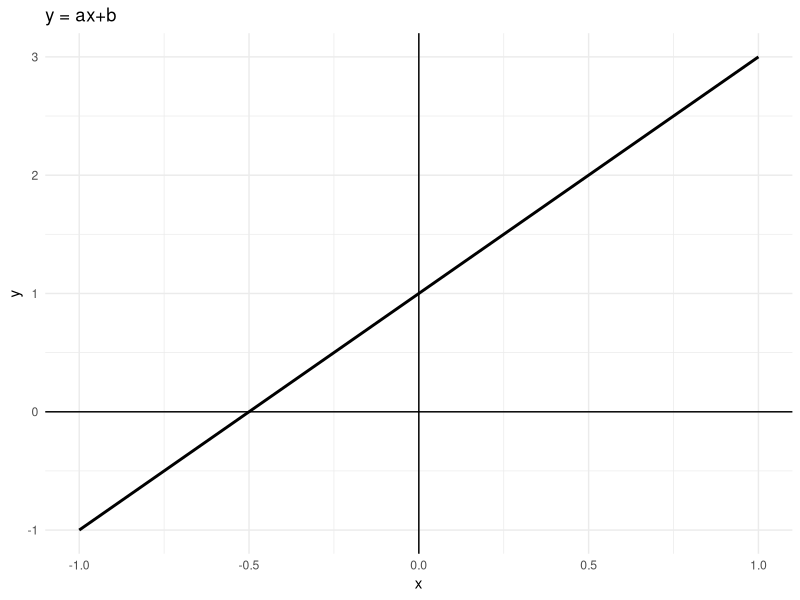
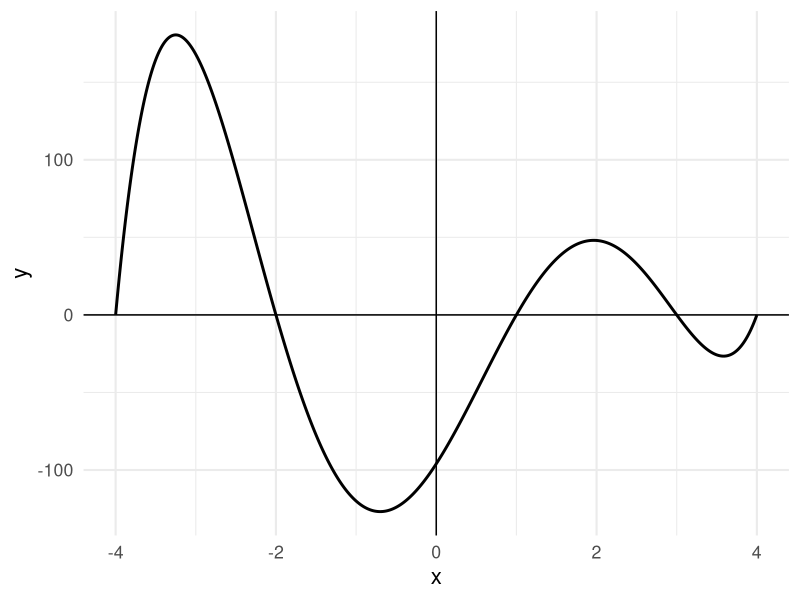

Generate these figures, in order, with R: (Note: this script raises an error after producing the figures.)
## ---- chunk 1
library(tidyverse)
theme_set(theme_minimal(base_size = 16))
knitr::opts_chunk$set(comment=NA, fig.width=7, fig.height=5, 
                      fig.align = 'center', out.width = 600,
                      message=FALSE, warning=FALSE, echo=FALSE)
## ---- chunk 2

a <- 2
b <- 1

x <- seq(-1,1,0.01)
y <- a*x + b

p <- ggplot(data = tibble(x,y)) +
  geom_line(aes(x=x,y=y),size=1) +
  theme_minimal() +
  geom_hline(yintercept = 0) +
  geom_vline(xintercept = 0) +
  ggtitle('y = ax+b')

p
## ---- chunk 3

arbitrary_polynomial <- function(x){
  return((x-1)*(x+2)*(x-3)*(x+4)*(x-4))
 # return(x^5 + 3*x^4 - 2*x^3 + 5*x^2 - 6*x + 2)
}

#TODO: Set the interval really small when you're ready to publish
x <- seq(-4,4,0.005)
y <- arbitrary_polynomial(x)

p <- ggplot(data = tibble(x,y)) +
  geom_line(aes(x=x,y=y),size=1) +
  xlab('x') + ylab('y')
  

p + 
  geom_hline(yintercept = 0) +
  geom_vline(xintercept = 0)
## ---- chunk 4
knitr::include_graphics('img/leibniz.jpg')
## ---- chunk 5
p +
  geom_hline(yintercept = 0) +
  geom_vline(xintercept = 0)

## ---- chunk 6

# Add first rectangle
p + 
  geom_hline(yintercept = 0) +
  geom_vline(xintercept = 0) +
  geom_rect(aes(xmin=1.2, xmax=1.75, ymin=25, ymax=50), fill = NA, 
            color="black", alpha=0.5) 

## ---- chunk 7

# Zoom into first rectangle
p + scale_x_continuous(limits = c(1.2, 1.75)) +
  scale_y_continuous(limits = c(25, 50)) +
  geom_rect(aes(xmin=1.2, xmax=1.75, ymin=25, ymax=50), fill = NA, 
            color="black", alpha=0.5) 

## ---- chunk 8

# Add second rectangle
p + scale_x_continuous(limits = c(1.2, 1.75)) +
  scale_y_continuous(limits = c(25, 50)) +
  geom_rect(aes(xmin=1.425, xmax=1.525, ymin=32.5, ymax=37.5), fill = NA, 
            color="black", alpha=0.5) 

## ---- chunk 9

# Zoom into second rectangle
p + scale_x_continuous(limits = c(1.425, 1.525)) +
  scale_y_continuous(limits = c(32.5, 37.5)) +
  geom_rect(aes(xmin=1.425, xmax=1.525, ymin=32.5, ymax=37.5), fill = NA, 
            color="black", alpha=0.5) 

## ---- chunk 10

# Add third rectangle
p + scale_x_continuous(limits = c(1.425, 1.525)) +
  scale_y_continuous(limits = c(32.5, 37.5)) +
  geom_rect(aes(xmin=1.4775, xmax=1.4875, ymin=35, ymax=35.5), fill = NA, 
            color="black", alpha=0.5) 

## ---- chunk 11

# Zoom to third rectangle
p + scale_x_continuous(limits = c(1.4775, 1.4875)) +
  scale_y_continuous(limits = c(35, 35.5)) +
  geom_rect(aes(xmin=1.4775, xmax=1.4875, ymin=35, ymax=35.5), fill = NA, 
            color="black", alpha=0.5) 

## ---- chunk 12

f <- function(x){
  3*x^2 + 2*x + 3
}

f_prime <- function(x){
  6*x + 2
}

x <- seq(-2,2, 0.001)

data <- tibble(x = x,
               y1 = f(x),
               y2 = f_prime(x))

ggplot(data) +
  geom_line(aes(x=x,y=y1), color = 'black', size = 1) +
  geom_line(aes(x=x,y=y2), color = 'red', size = 1) +
  xlab('x') + ylab('y') +
  geom_hline(yintercept = 0) + geom_vline(xintercept = 0) +
  geom_text(aes(x=0.8,y=15,label="f(x) = 3x^2 + 2x + 3"), size = 5) +
  geom_text(aes(x=1.5,y=6,label="f '(x) = 6x + 2"), color = 'red', size = 5)
  


## ---- chunk 13

f <- function(x){
  2*x^2 + 8*x - 32
}

f_prime <- function(x){
  4*x + 8
}

x <- seq(-10,10,0.001)

data <- tibble(x=x,
               y1 = f(x),
               y2 = f_prime(x))

p <- ggplot(data = data) +
  geom_line(aes(x=x,y=y1),size = 1) +
  xlab('x') + ylab('y')
              
p
## ---- chunk 14

p + geom_text(aes(x=7,y=175,label="f(x)"), size = 5) +
  geom_line(aes(x=x,y=y2), color = 'red', size = 1) +
  geom_text(aes(x=9,y=20,label="f '(x)"), size = 5, color = 'red') +
  geom_vline(xintercept = -2, linetype = 'dashed', color = 'blue') +
  geom_text(aes(x = 0, y = 125, label = 'x = -2'), color = 'blue', size = 5)

## ---- chunk 15

happiness <- function(j){
  (-1/3)*j^3 + 81*j + 2
}

happiness_prime <- function(j){
  81 - j^2
}

j <- seq(0, 15, 0.01)
h <- happiness(j)
h_prime <- happiness_prime(j)

ggplot(data = tibble(j, h, h_prime)) +
  geom_line(aes(x=j,y=h), size = 1) +
  geom_line(aes(x=j,y=h_prime), color = 'red', size = 1) +
  xlab('Jellybeans Consumed') + ylab('Happiness') +
  geom_text(aes(x=13,y=420,label = 'h(j)'), size = 5) +
  geom_text(aes(x=14,y=-40,label = "h'(j)"), color = 'red', size = 5) +
  geom_vline(xintercept = 9, linetype = 'dashed', color = 'blue')


## ---- chunk 16

data = tibble(x = -2:2,
              y = 2)

ggplot() +
  geom_rect(aes(xmin = -2, xmax = 2, ymin = 0, ymax = 2),
            alpha = 0.3, fill = 'blue') + 
  geom_line(data = data, aes(x=x,y=y), size = 1) +
  scale_x_continuous(limits = c(-4,4)) +
  scale_y_continuous(limits = c(-4,4)) +
  geom_hline(yintercept = 0) + geom_vline(xintercept = 0) + 
  xlab('x') + ylab('y') + 
  geom_text(aes(x=2.4,y=2, label='f(x)'), size = 5)


## ---- chunk 17

# f <- function(x){
#   x^3 - 2*x^2 + 2
# }

f <- function(x){
  0.7*x^2
}

x <- seq(-3,3,0.01)

data <- tibble(x=x,
               y=f(x))

ggplot() +
  geom_line(data = data, aes(x=x,y=y), size = 1) +
  scale_x_continuous(limits = c(-4,4)) +
  scale_y_continuous(limits = c(-4,4)) +
  geom_hline(yintercept = 0) + geom_vline(xintercept = 0) + 
  xlab('x') + ylab('y') + 
  geom_text(aes(x=2.4,y=2, label='f(x)'), size = 5)


## ---- chunk 18

rectangles <- tibble(xmin = 1:10,
                     xmax = 2:11,
                     ymin = 0,
                     ymax = 1:10)


ggplot() +
  geom_rect(data = rectangles,
            aes(xmin = xmin, xmax = xmax, ymin = ymin, ymax = ymax),
            fill = 'blue', color = 'black', alpha = 0.3) +
  theme_bw()

